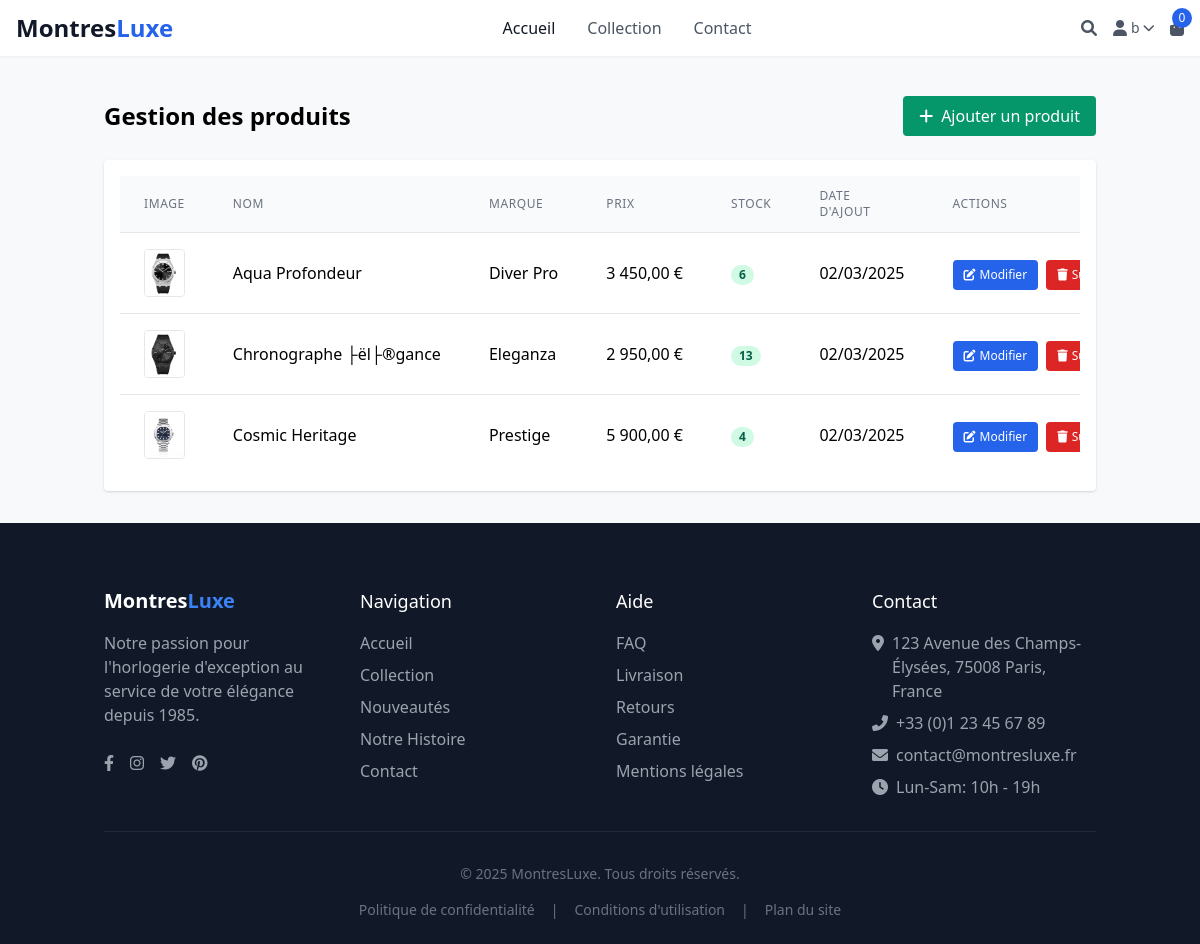
Screenshot of /admin/products.php (signed in) with the database file from the repository.
### tables this page shows
CREATE TABLE `stock` (
  `id` int NOT NULL AUTO_INCREMENT,
  `id_item` int NOT NULL,
  `quantite` int NOT NULL DEFAULT '0',
  PRIMARY KEY (`id`),
  KEY `id_item` (`id_item`),
  CONSTRAINT `stock_ibfk_1` FOREIGN KEY (`id_item`) REFERENCES `items` (`id`) ON DELETE CASCADE
);

CREATE TABLE `items` (
  `id` int NOT NULL AUTO_INCREMENT,
  `nom` varchar(100) NOT NULL,
  `description` text NOT NULL,
  `prix` decimal(10,2) NOT NULL,
  `image` varchar(255) DEFAULT NULL,
  `date_publication` timestamp NULL DEFAULT CURRENT_TIMESTAMP,
  `marque` varchar(100) DEFAULT NULL,
  `categorie` varchar(100) DEFAULT NULL,
  `caracteristiques` text,
  PRIMARY KEY (`id`)
);

### admin/products.php (the view, shortened to what this page needs)
<?php
$base_path = '../';
include $base_path . 'includes/header.php';
$stmt = $conn->query("SELECT i.*, s.quantite FROM items i JOIN stock s ON i.id = s.id_item ORDER BY i.nom ASC");
$products = $stmt->fetchAll();
?>
<div class="container mx-auto px-4 py-8">
    <div class="flex flex-col md:flex-row justify-between items-center mb-6">
        <h1 class="text-2xl font-bold mb-4 md:mb-0">Gestion des produits</h1>
        <a href="product_add.php" class="inline-flex items-center px-4 py-2 bg-green-600 hover:bg-green-700 text-white rounded">
            <i class="fas fa-plus mr-2"></i> Ajouter un produit
        </a>
    </div>
    <div class="bg-white shadow rounded overflow-hidden">
        <div class="p-4">
            <div class="overflow-x-auto">
                <table class="min-w-full divide-y divide-gray-200">
                    <thead class="bg-gray-50">
                        <tr>
                            <th class="px-6 py-3 text-left text-xs font-medium text-gray-500 uppercase tracking-wider">Image</th>
                            <th class="px-6 py-3 text-left text-xs font-medium text-gray-500 uppercase tracking-wider">Nom</th>
                            <th class="px-6 py-3 text-left text-xs font-medium text-gray-500 uppercase tracking-wider">Marque</th>
                            <th class="px-6 py-3 text-left text-xs font-medium text-gray-500 uppercase tracking-wider">Prix</th>
                            <th class="px-6 py-3 text-left text-xs font-medium text-gray-500 uppercase tracking-wider">Stock</th>
                            <th class="px-6 py-3 text-left text-xs font-medium text-gray-500 uppercase tracking-wider">Date d'ajout</th>
                            <th class="px-6 py-3 text-left text-xs font-medium text-gray-500 uppercase tracking-wider">Actions</th>
                        </tr>
                    </thead>
                    <tbody class="bg-white divide-y divide-gray-200">
                        <?php if (count($products) === 0): ?>
                            <tr>
                                <td colspan="7" class="px-6 py-4 text-center text-sm text-gray-500">Aucun produit trouvé</td>
                            </tr>
                        <?php else: ?>
                            <?php foreach ($products as $product): ?>
                                <tr class="hover:bg-gray-50">
                                    <td class="px-6 py-4 whitespace-nowrap">
                                        <img src="<?= !empty($product['image']) ? $base_path . $product['image'] : $base_path . 'assets/images/placeholder.jpg' ?>"
                                            alt="<?= $product['nom'] ?>" class="h-12 w-12 object-cover border border-gray-200 rounded">
                                    </td>
                                    <td class="px-6 py-4 whitespace-nowrap"><?= $product['nom'] ?></td>
                                    <td class="px-6 py-4 whitespace-nowrap"><?= $product['marque'] ?></td>
                                    <td class="px-6 py-4 whitespace-nowrap"><?= number_format($product['prix'], 2, ',', ' ') ?> €</td>
                                    <td class="px-6 py-4 whitespace-nowrap">
                                        <span class="px-2 inline-flex text-xs leading-5 font-semibold rounded-full <?= $product['quantite'] > 0 ? 'bg-green-100 text-green-800' : 'bg-red-100 text-red-800' ?>">
                                            <?= $product['quantite'] ?>
                                        </span>
                                    </td>
                                    <td class="px-6 py-4 whitespace-nowrap"><?= date('d/m/Y', strtotime($product['date_publication'])) ?></td>
                                    <td class="px-6 py-4 whitespace-nowrap space-x-1 space-y-1">
                                        <a href="product_edit.php?id=<?= $product['id'] ?>" class="inline-flex items-center px-2.5 py-1.5 border border-transparent text-xs font-medium rounded text-white bg-blue-600 hover:bg-blue-700">
                                            <i class="fas fa-edit mr-1"></i> Modifier
                                        </a>
                                        <a href="products.php?action=delete&id=<?= $product['id'] ?>"
                                           class="inline-flex items-center px-2.5 py-1.5 border border-transparent text-xs font-medium rounded text-white bg-red-600 hover:bg-red-700"
                                           onclick="return confirm('Êtes-vous sûr de vouloir supprimer ce produit ?')">
                                            <i class="fas fa-trash mr-1"></i> Supprimer
                                        </a>
                                    </td>
                                </tr>
                            <?php endforeach; ?>
                        <?php endif; ?>
                    </tbody>
                </table>
            </div>
        </div>
    </div>
</div>
<?php include $base_path . 'includes/footer.php'; ?>

### assets/css/style.css (style rules this page uses)
body { font-family: 'Segoe UI', Tahoma, Geneva, Verdana, sans-serif; background-color: #f8f9fa; }

### rows the page displays
stock: id_item.image (picture), id_item.nom "Aqua Profondeur", id_item.marque "Diver Pro", id_item.prix "3 450,00", quantite "6", id_item.date_publication "02/03/2025"
stock: id_item.image (picture), id_item.nom "Chronographe ├ël├®gance", id_item.marque "Eleganza", id_item.prix "2 950,00", quantite "13", id_item.date_publication "02/03/2025"
stock: id_item.image (picture), id_item.nom "Cosmic Heritage", id_item.marque "Prestige", id_item.prix "5 900,00", quantite "4", id_item.date_publication "02/03/2025"

### other values shown
$_SESSION['user_prenom'] "b"
$cart_count "0"
